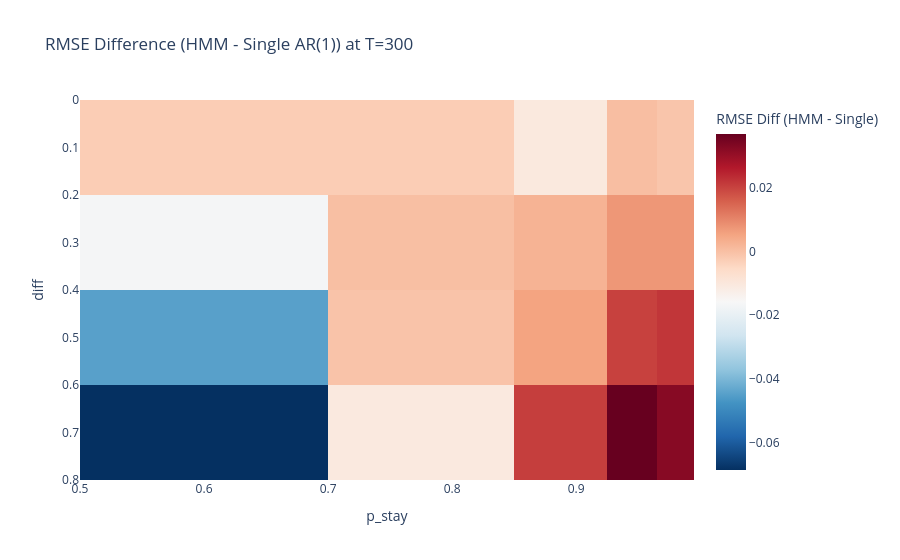
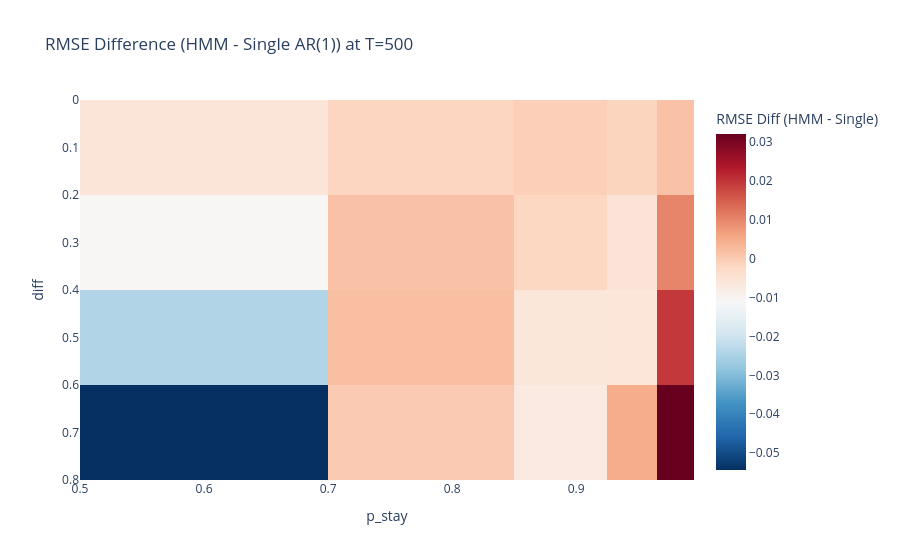
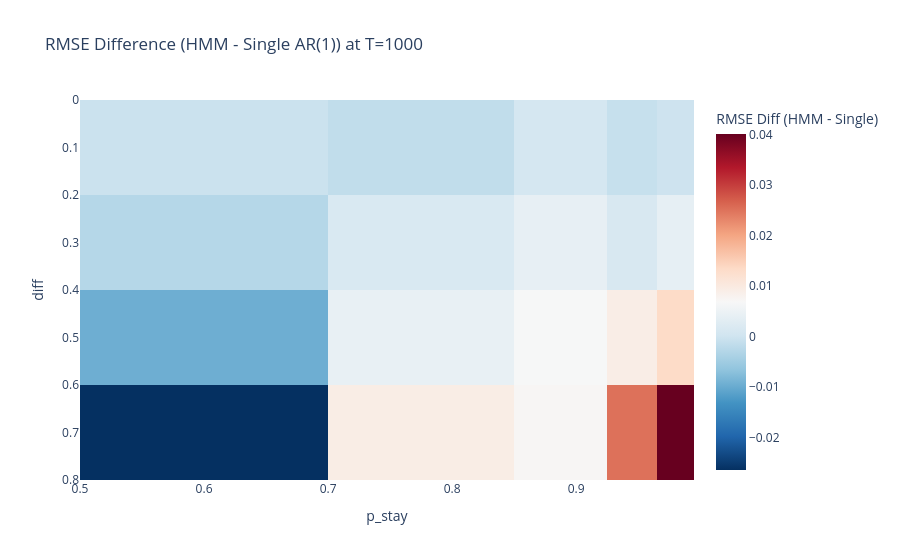
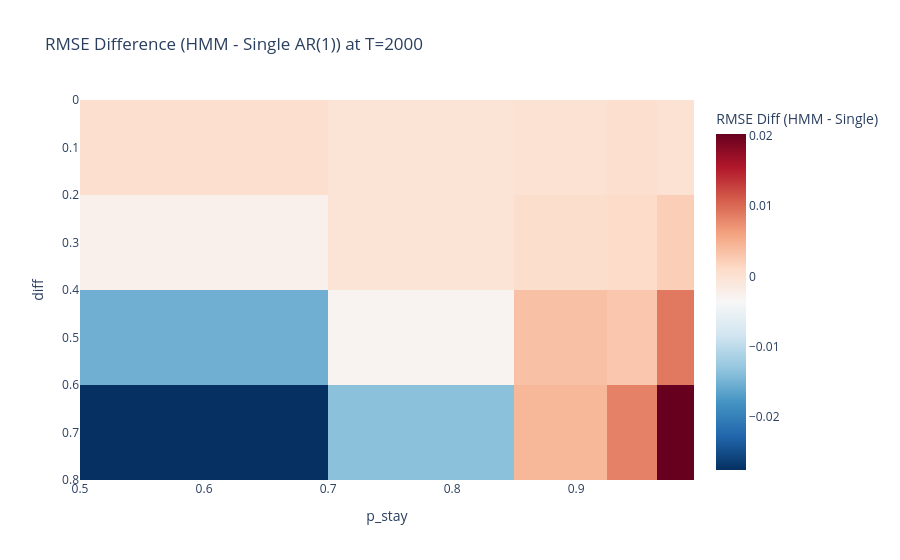

The notebook cell saved with these charts, in order:
### Markdown cell above
## Visualizations

Heatmaps show the average RMSE difference (HMM - Single AR(1)). Positive values indicate HMM performs better.

### Code cell
for T in T_vals:
    sub_df = df_agg[df_agg['T'] == T].pivot(index='diff', columns='p_stay', values='rmse_diff')
    fig = px.imshow(sub_df, 
                    title=f'RMSE Difference (HMM - Single AR(1)) at T={T}', 
                    labels=dict(x='p_stay', y='diff', color='RMSE Diff'),
                    color_continuous_scale='RdBu_r',  # Red for positive, blue for negative
                    aspect='auto')
    fig.update_layout(coloraxis_colorbar=dict(title='RMSE Diff (HMM - Single)'))
    fig.show()

### Figure 1 — Plotly figure (JSON) as saved in the notebook; plotly's stock layout.template omitted (floating-point values rounded to 4 significant figures)
{"data": [{"coloraxis": "coloraxis", "hovertemplate": "p_stay: %{x}<br>diff: %{y}<br>RMSE Diff: %{z}<extra></extra>", "name": "0", "type": "heatmap", "x": [0.6, 0.8, 0.9, 0.95, 0.98], "xaxis": "x", "y": [0.1, 0.3, 0.5, 0.7], "yaxis": "y", "z": [[-0.002454, -0.002477, -0.01036, 0.0004546, -0.001034], [-0.01676, 0.0001701, 0.00254, 0.00739, 0.00744], [-0.04475, -0.0006233, 0.005435, 0.02038, 0.02195], [-0.0686, -0.0106, 0.02086, 0.03695, 0.03246]]}], "layout": {"coloraxis": {"colorbar": {"title": {"text": "RMSE Diff (HMM - Single)"}}, "colorscale": [[0, "rgb(5,48,97)"], [0.1, "rgb(33,102,172)"], [0.2, "rgb(67,147,195)"], [0.3, "rgb(146,197,222)"], [0.4, "rgb(209,229,240)"], [0.5, "rgb(247,247,247)"], [0.6, "rgb(253,219,199)"], [0.7, "rgb(244,165,130)"], [0.8, "rgb(214,96,77)"], [0.9, "rgb(178,24,43)"], [1, "rgb(103,0,31)"]]}, "title": {"text": "RMSE Difference (HMM - Single AR(1)) at T=300"}, "xaxis": {"anchor": "y", "domain": [0, 1], "title": {"text": "p_stay"}}, "yaxis": {"anchor": "x", "autorange": "reversed", "domain": [0, 1], "title": {"text": "diff"}}}}

### Figure 2 — Plotly figure (JSON) as saved in the notebook; plotly's stock layout.template omitted (floating-point values rounded to 4 significant figures)
{"data": [{"coloraxis": "coloraxis", "hovertemplate": "p_stay: %{x}<br>diff: %{y}<br>RMSE Diff: %{z}<extra></extra>", "name": "0", "type": "heatmap", "x": [0.6, 0.8, 0.9, 0.95, 0.98], "xaxis": "x", "y": [0.1, 0.3, 0.5, 0.7], "yaxis": "y", "z": [[-0.005752, -0.001714, -0.0006053, -0.001603, 0.001606], [-0.01077, 0.00168, -0.001881, -0.00539, 0.01011], [-0.02415, 0.001958, -0.005909, -0.005792, 0.01935], [-0.05431, 9.195e-05, -0.007267, 0.004777, 0.03197]]}], "layout": {"coloraxis": {"colorbar": {"title": {"text": "RMSE Diff (HMM - Single)"}}, "colorscale": [[0, "rgb(5,48,97)"], [0.1, "rgb(33,102,172)"], [0.2, "rgb(67,147,195)"], [0.3, "rgb(146,197,222)"], [0.4, "rgb(209,229,240)"], [0.5, "rgb(247,247,247)"], [0.6, "rgb(253,219,199)"], [0.7, "rgb(244,165,130)"], [0.8, "rgb(214,96,77)"], [0.9, "rgb(178,24,43)"], [1, "rgb(103,0,31)"]]}, "title": {"text": "RMSE Difference (HMM - Single AR(1)) at T=500"}, "xaxis": {"anchor": "y", "domain": [0, 1], "title": {"text": "p_stay"}}, "yaxis": {"anchor": "x", "autorange": "reversed", "domain": [0, 1], "title": {"text": "diff"}}}}

### Figure 3 — Plotly figure (JSON) as saved in the notebook; plotly's stock layout.template omitted (floating-point values rounded to 4 significant figures)
{"data": [{"coloraxis": "coloraxis", "hovertemplate": "p_stay: %{x}<br>diff: %{y}<br>RMSE Diff: %{z}<extra></extra>", "name": "0", "type": "heatmap", "x": [0.6, 0.8, 0.9, 0.95, 0.98], "xaxis": "x", "y": [0.1, 0.3, 0.5, 0.7], "yaxis": "y", "z": [[-0.0004869, -0.001531, 0.0008718, -0.0009663, -0.0001591], [-0.002802, 0.001648, 0.00401, 0.001449, 0.003895], [-0.009546, 0.004166, 0.006664, 0.009128, 0.01333], [-0.02644, 0.00932, 0.007288, 0.02518, 0.0401]]}], "layout": {"coloraxis": {"colorbar": {"title": {"text": "RMSE Diff (HMM - Single)"}}, "colorscale": [[0, "rgb(5,48,97)"], [0.1, "rgb(33,102,172)"], [0.2, "rgb(67,147,195)"], [0.3, "rgb(146,197,222)"], [0.4, "rgb(209,229,240)"], [0.5, "rgb(247,247,247)"], [0.6, "rgb(253,219,199)"], [0.7, "rgb(244,165,130)"], [0.8, "rgb(214,96,77)"], [0.9, "rgb(178,24,43)"], [1, "rgb(103,0,31)"]]}, "title": {"text": "RMSE Difference (HMM - Single AR(1)) at T=1000"}, "xaxis": {"anchor": "y", "domain": [0, 1], "title": {"text": "p_stay"}}, "yaxis": {"anchor": "x", "autorange": "reversed", "domain": [0, 1], "title": {"text": "diff"}}}}

### Figure 4 — Plotly figure (JSON) as saved in the notebook; plotly's stock layout.template omitted (floating-point values rounded to 4 significant figures)
{"data": [{"coloraxis": "coloraxis", "hovertemplate": "p_stay: %{x}<br>diff: %{y}<br>RMSE Diff: %{z}<extra></extra>", "name": "0", "type": "heatmap", "x": [0.6, 0.8, 0.9, 0.95, 0.98], "xaxis": "x", "y": [0.1, 0.3, 0.5, 0.7], "yaxis": "y", "z": [[0.0004388, -0.0002704, -6.288e-05, 0.000426, -3.06e-05], [-0.002436, -0.0003058, 0.0006433, 0.0009572, 0.002254], [-0.01524, -0.002939, 0.003529, 0.00285, 0.00892], [-0.0275, -0.01357, 0.00423, 0.008403, 0.02021]]}], "layout": {"coloraxis": {"colorbar": {"title": {"text": "RMSE Diff (HMM - Single)"}}, "colorscale": [[0, "rgb(5,48,97)"], [0.1, "rgb(33,102,172)"], [0.2, "rgb(67,147,195)"], [0.3, "rgb(146,197,222)"], [0.4, "rgb(209,229,240)"], [0.5, "rgb(247,247,247)"], [0.6, "rgb(253,219,199)"], [0.7, "rgb(244,165,130)"], [0.8, "rgb(214,96,77)"], [0.9, "rgb(178,24,43)"], [1, "rgb(103,0,31)"]]}, "title": {"text": "RMSE Difference (HMM - Single AR(1)) at T=2000"}, "xaxis": {"anchor": "y", "domain": [0, 1], "title": {"text": "p_stay"}}, "yaxis": {"anchor": "x", "autorange": "reversed", "domain": [0, 1], "title": {"text": "diff"}}}}
